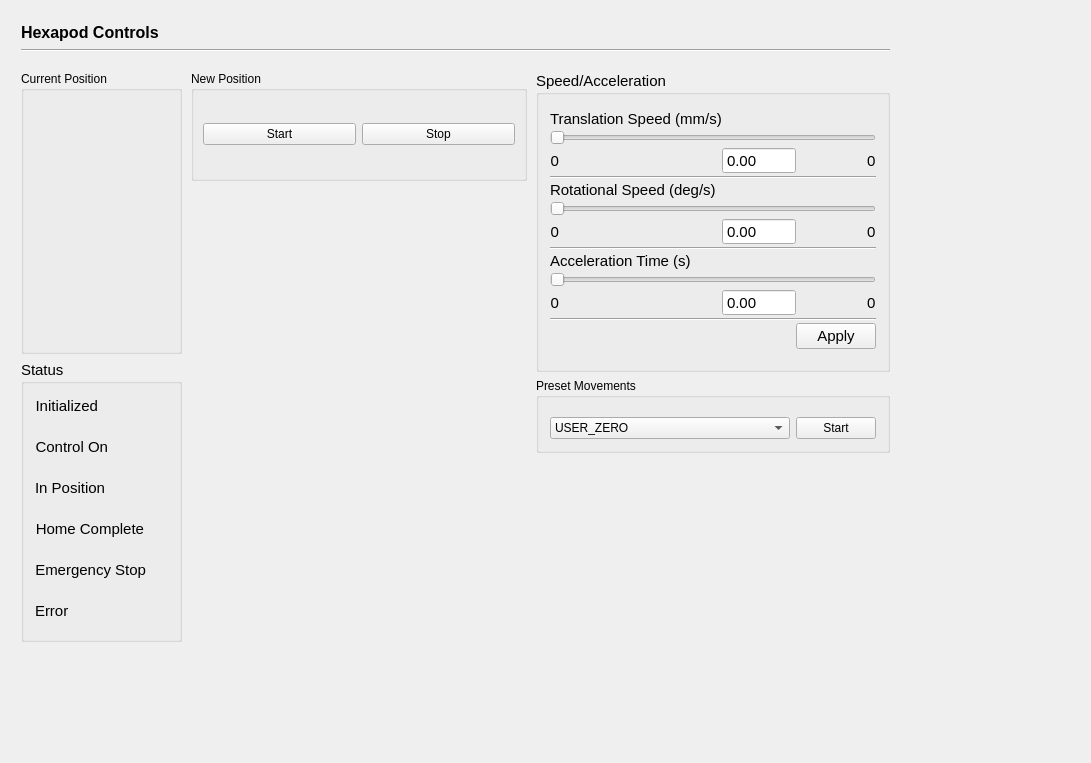
<?xml version="1.0" encoding="UTF-8"?>
<ui version="4.0">
 <class>hexControl</class>
 <widget class="QWidget" name="hexControl">
  <property name="enabled">
   <bool>true</bool>
  </property>
  <property name="geometry">
   <rect>
    <x>0</x>
    <y>0</y>
    <width>1091</width>
    <height>763</height>
   </rect>
  </property>
  <property name="windowTitle">
   <string>Hexapod Controls</string>
  </property>
  <widget class="QWidget" name="horizontalLayoutWidget">
   <property name="geometry">
    <rect>
     <x>10</x>
     <y>60</y>
     <width>891</width>
     <height>593</height>
    </rect>
   </property>
   <layout class="QHBoxLayout" name="hexapodControls" stretch="0,1,1">
    <property name="spacing">
     <number>0</number>
    </property>
    <item>
     <layout class="QVBoxLayout" name="layout0" stretch="0,0">
      <property name="sizeConstraint">
       <enum>QLayout::SetFixedSize</enum>
      </property>
      <item>
       <widget class="QGroupBox" name="curPos">
        <property name="title">
         <string>Current Position</string>
        </property>
        <layout class="QGridLayout" name="gridLayout_7" columnstretch="0"/>
       </widget>
      </item>
      <item>
       <widget class="QGroupBox" name="grpStatus">
        <property name="font">
         <font>
          <pointsize>11</pointsize>
         </font>
        </property>
        <property name="title">
         <string>Status</string>
        </property>
        <layout class="QGridLayout" name="gridLayout_5" rowstretch="0,0,0,0,0,0" columnstretch="0,0">
         <property name="sizeConstraint">
          <enum>QLayout::SetDefaultConstraint</enum>
         </property>
         <property name="topMargin">
          <number>5</number>
         </property>
         <property name="bottomMargin">
          <number>7</number>
         </property>
         <property name="verticalSpacing">
          <number>15</number>
         </property>
         <item row="4" column="0" alignment="Qt::AlignLeft">
          <widget class="QLabel" name="label_83">
           <property name="text">
            <string>Emergency Stop</string>
           </property>
           <property name="alignment">
            <set>Qt::AlignRight|Qt::AlignTrailing|Qt::AlignVCenter</set>
           </property>
          </widget>
         </item>
         <item row="2" column="0" alignment="Qt::AlignLeft">
          <widget class="QLabel" name="label_78">
           <property name="text">
            <string>In Position</string>
           </property>
           <property name="alignment">
            <set>Qt::AlignRight|Qt::AlignTrailing|Qt::AlignVCenter</set>
           </property>
          </widget>
         </item>
         <item row="0" column="0" alignment="Qt::AlignLeft">
          <widget class="QLabel" name="label_80">
           <property name="frameShape">
            <enum>QFrame::NoFrame</enum>
           </property>
           <property name="text">
            <string>Initialized</string>
           </property>
           <property name="alignment">
            <set>Qt::AlignRight|Qt::AlignTrailing|Qt::AlignVCenter</set>
           </property>
          </widget>
         </item>
         <item row="1" column="0" alignment="Qt::AlignLeft">
          <widget class="QLabel" name="label_81">
           <property name="text">
            <string>Control On</string>
           </property>
           <property name="alignment">
            <set>Qt::AlignRight|Qt::AlignTrailing|Qt::AlignVCenter</set>
           </property>
          </widget>
         </item>
         <item row="3" column="0" alignment="Qt::AlignLeft">
          <widget class="QLabel" name="label_82">
           <property name="text">
            <string>Home Complete</string>
           </property>
           <property name="alignment">
            <set>Qt::AlignRight|Qt::AlignTrailing|Qt::AlignVCenter</set>
           </property>
          </widget>
         </item>
         <item row="5" column="0">
          <widget class="QLabel" name="label_7">
           <property name="text">
            <string>Error</string>
           </property>
          </widget>
         </item>
         <item row="0" column="1">
          <widget class="QLabel" name="statusInitialized">
           <property name="sizePolicy">
            <sizepolicy hsizetype="Fixed" vsizetype="Fixed">
             <horstretch>0</horstretch>
             <verstretch>0</verstretch>
            </sizepolicy>
           </property>
           <property name="minimumSize">
            <size>
             <width>16</width>
             <height>16</height>
            </size>
           </property>
           <property name="maximumSize">
            <size>
             <width>16</width>
             <height>16</height>
            </size>
           </property>
           <property name="text">
            <string/>
           </property>
           <property name="pixmap">
            <pixmap resource="../../../../resources/nicos-gui.qrc">:/leds/status_white</pixmap>
           </property>
           <property name="scaledContents">
            <bool>true</bool>
           </property>
          </widget>
         </item>
         <item row="1" column="1">
          <widget class="QLabel" name="statusControl">
           <property name="sizePolicy">
            <sizepolicy hsizetype="Fixed" vsizetype="Fixed">
             <horstretch>0</horstretch>
             <verstretch>0</verstretch>
            </sizepolicy>
           </property>
           <property name="minimumSize">
            <size>
             <width>16</width>
             <height>16</height>
            </size>
           </property>
           <property name="maximumSize">
            <size>
             <width>16</width>
             <height>16</height>
            </size>
           </property>
           <property name="text">
            <string/>
           </property>
           <property name="pixmap">
            <pixmap resource="../../../../resources/nicos-gui.qrc">:/leds/status_white</pixmap>
           </property>
           <property name="scaledContents">
            <bool>true</bool>
           </property>
          </widget>
         </item>
         <item row="2" column="1">
          <widget class="QLabel" name="statusPosition">
           <property name="sizePolicy">
            <sizepolicy hsizetype="Fixed" vsizetype="Fixed">
             <horstretch>0</horstretch>
             <verstretch>0</verstretch>
            </sizepolicy>
           </property>
           <property name="minimumSize">
            <size>
             <width>16</width>
             <height>16</height>
            </size>
           </property>
           <property name="maximumSize">
            <size>
             <width>16</width>
             <height>16</height>
            </size>
           </property>
           <property name="text">
            <string/>
           </property>
           <property name="pixmap">
            <pixmap resource="../../../../resources/nicos-gui.qrc">:/leds/status_white</pixmap>
           </property>
           <property name="scaledContents">
            <bool>true</bool>
           </property>
          </widget>
         </item>
         <item row="3" column="1">
          <widget class="QLabel" name="statusHome">
           <property name="sizePolicy">
            <sizepolicy hsizetype="Fixed" vsizetype="Fixed">
             <horstretch>0</horstretch>
             <verstretch>0</verstretch>
            </sizepolicy>
           </property>
           <property name="minimumSize">
            <size>
             <width>16</width>
             <height>16</height>
            </size>
           </property>
           <property name="maximumSize">
            <size>
             <width>16</width>
             <height>16</height>
            </size>
           </property>
           <property name="text">
            <string/>
           </property>
           <property name="pixmap">
            <pixmap resource="../../../../resources/nicos-gui.qrc">:/leds/status_white</pixmap>
           </property>
           <property name="scaledContents">
            <bool>true</bool>
           </property>
          </widget>
         </item>
         <item row="4" column="1">
          <widget class="QLabel" name="statusEStop">
           <property name="sizePolicy">
            <sizepolicy hsizetype="Fixed" vsizetype="Fixed">
             <horstretch>0</horstretch>
             <verstretch>0</verstretch>
            </sizepolicy>
           </property>
           <property name="minimumSize">
            <size>
             <width>16</width>
             <height>16</height>
            </size>
           </property>
           <property name="maximumSize">
            <size>
             <width>16</width>
             <height>16</height>
            </size>
           </property>
           <property name="text">
            <string/>
           </property>
           <property name="pixmap">
            <pixmap resource="../../../../resources/nicos-gui.qrc">:/leds/status_white</pixmap>
           </property>
           <property name="scaledContents">
            <bool>true</bool>
           </property>
          </widget>
         </item>
         <item row="5" column="1">
          <widget class="QLabel" name="statusError">
           <property name="sizePolicy">
            <sizepolicy hsizetype="Fixed" vsizetype="Fixed">
             <horstretch>0</horstretch>
             <verstretch>0</verstretch>
            </sizepolicy>
           </property>
           <property name="minimumSize">
            <size>
             <width>16</width>
             <height>16</height>
            </size>
           </property>
           <property name="maximumSize">
            <size>
             <width>16</width>
             <height>16</height>
            </size>
           </property>
           <property name="text">
            <string/>
           </property>
           <property name="pixmap">
            <pixmap resource="../../../../resources/nicos-gui.qrc">:/leds/status_white</pixmap>
           </property>
           <property name="scaledContents">
            <bool>true</bool>
           </property>
          </widget>
         </item>
        </layout>
       </widget>
      </item>
     </layout>
    </item>
    <item>
     <layout class="QVBoxLayout" name="verticalLayout_2" stretch="0,0">
      <property name="spacing">
       <number>3</number>
      </property>
      <property name="sizeConstraint">
       <enum>QLayout::SetDefaultConstraint</enum>
      </property>
      <property name="leftMargin">
       <number>9</number>
      </property>
      <property name="rightMargin">
       <number>9</number>
      </property>
      <property name="bottomMargin">
       <number>9</number>
      </property>
      <item>
       <layout class="QVBoxLayout" name="verticalLayout_5">
        <property name="rightMargin">
         <number>0</number>
        </property>
        <item>
         <widget class="QGroupBox" name="newPos">
          <property name="title">
           <string>New Position</string>
          </property>
          <layout class="QGridLayout" name="gridLayout" rowstretch="0" columnstretch="0,0">
           <property name="leftMargin">
            <number>9</number>
           </property>
           <property name="topMargin">
            <number>32</number>
           </property>
           <property name="rightMargin">
            <number>9</number>
           </property>
           <property name="bottomMargin">
            <number>33</number>
           </property>
           <property name="spacing">
            <number>6</number>
           </property>
           <item row="0" column="0">
            <widget class="QPushButton" name="butStart">
             <property name="text">
              <string>Start</string>
             </property>
            </widget>
           </item>
           <item row="0" column="1">
            <widget class="QPushButton" name="butStop">
             <property name="text">
              <string>Stop</string>
             </property>
            </widget>
           </item>
          </layout>
         </widget>
        </item>
       </layout>
      </item>
      <item>
       <layout class="QVBoxLayout" name="verticalLayout_3">
        <property name="sizeConstraint">
         <enum>QLayout::SetMinimumSize</enum>
        </property>
        <property name="topMargin">
         <number>17</number>
        </property>
        <item>
         <spacer name="verticalSpacer_4">
          <property name="orientation">
           <enum>Qt::Vertical</enum>
          </property>
          <property name="sizeHint" stdset="0">
           <size>
            <width>20</width>
            <height>40</height>
           </size>
          </property>
         </spacer>
        </item>
       </layout>
      </item>
     </layout>
    </item>
    <item>
     <layout class="QVBoxLayout" name="verticalLayout_4">
      <property name="spacing">
       <number>6</number>
      </property>
      <item>
       <widget class="QGroupBox" name="grpSpd">
        <property name="font">
         <font>
          <pointsize>11</pointsize>
         </font>
        </property>
        <property name="title">
         <string>Speed/Acceleration</string>
        </property>
        <layout class="QGridLayout" name="gridLayout_6">
         <property name="topMargin">
          <number>15</number>
         </property>
         <property name="bottomMargin">
          <number>20</number>
         </property>
         <property name="horizontalSpacing">
          <number>0</number>
         </property>
         <property name="verticalSpacing">
          <number>2</number>
         </property>
         <item row="6" column="0" colspan="3">
          <widget class="QSlider" name="rSlider">
           <property name="pageStep">
            <number>1</number>
           </property>
           <property name="orientation">
            <enum>Qt::Horizontal</enum>
           </property>
          </widget>
         </item>
         <item row="13" column="1">
          <widget class="QDoubleSpinBox" name="aSpinBox">
           <property name="buttonSymbols">
            <enum>QAbstractSpinBox::NoButtons</enum>
           </property>
          </widget>
         </item>
         <item row="9" column="0" colspan="3">
          <widget class="Line" name="aLine">
           <property name="orientation">
            <enum>Qt::Horizontal</enum>
           </property>
          </widget>
         </item>
         <item row="3" column="2" alignment="Qt::AlignRight">
          <widget class="QLabel" name="tmax">
           <property name="text">
            <string>0</string>
           </property>
          </widget>
         </item>
         <item row="12" column="0" colspan="3">
          <widget class="QSlider" name="aSlider">
           <property name="pageStep">
            <number>1</number>
           </property>
           <property name="orientation">
            <enum>Qt::Horizontal</enum>
           </property>
          </widget>
         </item>
         <item row="15" column="1">
          <spacer name="horizontalSpacer_2">
           <property name="orientation">
            <enum>Qt::Horizontal</enum>
           </property>
           <property name="sizeHint" stdset="0">
            <size>
             <width>40</width>
             <height>20</height>
            </size>
           </property>
          </spacer>
         </item>
         <item row="2" column="0" colspan="3">
          <widget class="QSlider" name="tSlider">
           <property name="singleStep">
            <number>1</number>
           </property>
           <property name="pageStep">
            <number>1</number>
           </property>
           <property name="value">
            <number>0</number>
           </property>
           <property name="orientation">
            <enum>Qt::Horizontal</enum>
           </property>
           <property name="tickPosition">
            <enum>QSlider::NoTicks</enum>
           </property>
          </widget>
         </item>
         <item row="15" column="2">
          <widget class="QDialogButtonBox" name="applySpeedSettings">
           <property name="standardButtons">
            <set>QDialogButtonBox::Apply</set>
           </property>
           <property name="centerButtons">
            <bool>false</bool>
           </property>
          </widget>
         </item>
         <item row="5" column="0">
          <widget class="QLabel" name="rLabel">
           <property name="text">
            <string>Rotational Speed (deg/s)</string>
           </property>
          </widget>
         </item>
         <item row="0" column="0">
          <widget class="QLabel" name="tLabel">
           <property name="text">
            <string>Translation Speed (mm/s)</string>
           </property>
          </widget>
         </item>
         <item row="8" column="1">
          <widget class="QDoubleSpinBox" name="rSpinBox">
           <property name="buttonSymbols">
            <enum>QAbstractSpinBox::NoButtons</enum>
           </property>
          </widget>
         </item>
         <item row="4" column="0" colspan="3">
          <widget class="Line" name="line_2">
           <property name="orientation">
            <enum>Qt::Horizontal</enum>
           </property>
          </widget>
         </item>
         <item row="13" column="0" alignment="Qt::AlignLeft">
          <widget class="QLabel" name="amin">
           <property name="text">
            <string>0</string>
           </property>
           <property name="alignment">
            <set>Qt::AlignRight|Qt::AlignTrailing|Qt::AlignVCenter</set>
           </property>
          </widget>
         </item>
         <item row="13" column="2" alignment="Qt::AlignRight">
          <widget class="QLabel" name="amax">
           <property name="text">
            <string>0</string>
           </property>
          </widget>
         </item>
         <item row="11" column="0">
          <widget class="QLabel" name="aLabel">
           <property name="text">
            <string>Acceleration Time (s)</string>
           </property>
          </widget>
         </item>
         <item row="3" column="1">
          <widget class="QDoubleSpinBox" name="tSpinBox">
           <property name="frame">
            <bool>true</bool>
           </property>
           <property name="buttonSymbols">
            <enum>QAbstractSpinBox::NoButtons</enum>
           </property>
          </widget>
         </item>
         <item row="14" column="0" colspan="3">
          <widget class="Line" name="line_3">
           <property name="orientation">
            <enum>Qt::Horizontal</enum>
           </property>
          </widget>
         </item>
         <item row="8" column="0" alignment="Qt::AlignLeft">
          <widget class="QLabel" name="rmin">
           <property name="text">
            <string>0</string>
           </property>
           <property name="alignment">
            <set>Qt::AlignRight|Qt::AlignTrailing|Qt::AlignVCenter</set>
           </property>
          </widget>
         </item>
         <item row="3" column="0" alignment="Qt::AlignLeft">
          <widget class="QLabel" name="tmin">
           <property name="text">
            <string>0</string>
           </property>
           <property name="alignment">
            <set>Qt::AlignRight|Qt::AlignTrailing|Qt::AlignVCenter</set>
           </property>
          </widget>
         </item>
         <item row="8" column="2" alignment="Qt::AlignRight">
          <widget class="QLabel" name="rmax">
           <property name="text">
            <string>0</string>
           </property>
          </widget>
         </item>
        </layout>
       </widget>
      </item>
      <item>
       <layout class="QVBoxLayout" name="verticalLayout_11">
        <item>
         <widget class="QGroupBox" name="presets">
          <property name="title">
           <string>Preset Movements</string>
          </property>
          <layout class="QGridLayout" name="gridLayout_2" columnstretch="1,0">
           <property name="topMargin">
            <number>19</number>
           </property>
           <item row="0" column="0">
            <widget class="QComboBox" name="presetOption">
             <item>
              <property name="text">
               <string>USER_ZERO</string>
              </property>
             </item>
             <item>
              <property name="text">
               <string>MACHINE_ZERO</string>
              </property>
             </item>
             <item>
              <property name="text">
               <string>RETRACTED</string>
              </property>
             </item>
            </widget>
           </item>
           <item row="0" column="1">
            <widget class="QPushButton" name="presetStart">
             <property name="text">
              <string>Start</string>
             </property>
             <property name="default">
              <bool>false</bool>
             </property>
             <property name="flat">
              <bool>false</bool>
             </property>
            </widget>
           </item>
          </layout>
         </widget>
        </item>
        <item>
         <spacer name="verticalSpacer_3">
          <property name="orientation">
           <enum>Qt::Vertical</enum>
          </property>
          <property name="sizeHint" stdset="0">
           <size>
            <width>20</width>
            <height>40</height>
           </size>
          </property>
         </spacer>
        </item>
       </layout>
      </item>
      <item>
       <spacer name="horizontalSpacer">
        <property name="orientation">
         <enum>Qt::Horizontal</enum>
        </property>
        <property name="sizeHint" stdset="0">
         <size>
          <width>40</width>
          <height>20</height>
         </size>
        </property>
       </spacer>
      </item>
     </layout>
    </item>
   </layout>
  </widget>
  <widget class="QWidget" name="horizontalLayoutWidget_2">
   <property name="geometry">
    <rect>
     <x>10</x>
     <y>10</y>
     <width>891</width>
     <height>53</height>
    </rect>
   </property>
   <layout class="QVBoxLayout" name="verticalLayout_6" stretch="1,0">
    <item>
     <widget class="QLabel" name="panelLabel">
      <property name="font">
       <font>
        <pointsize>12</pointsize>
        <weight>75</weight>
        <bold>true</bold>
       </font>
      </property>
      <property name="lineWidth">
       <number>5</number>
      </property>
      <property name="text">
       <string>Hexapod Controls</string>
      </property>
     </widget>
    </item>
    <item>
     <widget class="Line" name="line">
      <property name="orientation">
       <enum>Qt::Horizontal</enum>
      </property>
     </widget>
    </item>
   </layout>
  </widget>
  <widget class="QWidget" name="verticalLayoutWidget">
   <property name="geometry">
    <rect>
     <x>11</x>
     <y>651</y>
     <width>891</width>
     <height>41</height>
    </rect>
   </property>
   <layout class="QVBoxLayout" name="verticalLayout">
    <item>
     <spacer name="verticalSpacer">
      <property name="orientation">
       <enum>Qt::Vertical</enum>
      </property>
      <property name="sizeHint" stdset="0">
       <size>
        <width>20</width>
        <height>40</height>
       </size>
      </property>
     </spacer>
    </item>
   </layout>
  </widget>
  <action name="actionReference_drive">
   <property name="text">
    <string>Reference drive</string>
   </property>
  </action>
  <action name="actionSet_Zero">
   <property name="text">
    <string>Set Zero</string>
   </property>
  </action>
 </widget>
 <layoutdefault spacing="6" margin="11"/>
 <resources>
  <include location="../../../../resources/nicos-gui.qrc"/>
 </resources>
 <connections>
  <connection>
   <sender>tSpinBox</sender>
   <signal>valueChanged(double)</signal>
   <receiver>tSlider</receiver>
   <slot>update()</slot>
   <hints>
    <hint type="sourcelabel">
     <x>802</x>
     <y>129</y>
    </hint>
    <hint type="destinationlabel">
     <x>920</x>
     <y>102</y>
    </hint>
   </hints>
  </connection>
  <connection>
   <sender>tSlider</sender>
   <signal>sliderMoved(int)</signal>
   <receiver>tSpinBox</receiver>
   <slot>update()</slot>
   <hints>
    <hint type="sourcelabel">
     <x>668</x>
     <y>99</y>
    </hint>
    <hint type="destinationlabel">
     <x>756</x>
     <y>126</y>
    </hint>
   </hints>
  </connection>
 </connections>
</ui>
